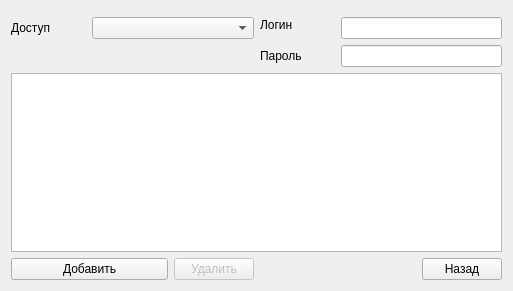
<?xml version="1.0" encoding="UTF-8"?>
<ui version="4.0">
 <class>Form</class>
 <widget class="QWidget" name="Form">
  <property name="geometry">
   <rect>
    <x>0</x>
    <y>0</y>
    <width>513</width>
    <height>291</height>
   </rect>
  </property>
  <property name="windowTitle">
   <string>Пользователи</string>
  </property>
  <layout class="QGridLayout" name="gridLayout">
   <item row="0" column="3" rowspan="2" colspan="2">
    <widget class="QLabel" name="label_3">
     <property name="text">
      <string>Логин</string>
     </property>
    </widget>
   </item>
   <item row="1" column="0">
    <widget class="QLabel" name="label_2">
     <property name="text">
      <string>Доступ</string>
     </property>
    </widget>
   </item>
   <item row="1" column="1" colspan="2">
    <widget class="QComboBox" name="lvl_cb"/>
   </item>
   <item row="1" column="4" colspan="2">
    <widget class="QLineEdit" name="login_e"/>
   </item>
   <item row="2" column="3">
    <widget class="QLabel" name="label_4">
     <property name="text">
      <string>Пароль</string>
     </property>
    </widget>
   </item>
   <item row="2" column="4" colspan="2">
    <widget class="QLineEdit" name="pass_e"/>
   </item>
   <item row="3" column="0" colspan="6">
    <widget class="QTableWidget" name="user_table"/>
   </item>
   <item row="4" column="0" colspan="2">
    <widget class="QPushButton" name="add_b">
     <property name="text">
      <string>Добавить</string>
     </property>
    </widget>
   </item>
   <item row="4" column="2">
    <widget class="QPushButton" name="del_b">
     <property name="enabled">
      <bool>false</bool>
     </property>
     <property name="text">
      <string>Удалить</string>
     </property>
    </widget>
   </item>
   <item row="4" column="5">
    <widget class="QPushButton" name="back_b">
     <property name="enabled">
      <bool>true</bool>
     </property>
     <property name="text">
      <string>Назад</string>
     </property>
    </widget>
   </item>
  </layout>
 </widget>
 <resources/>
 <connections/>
</ui>
